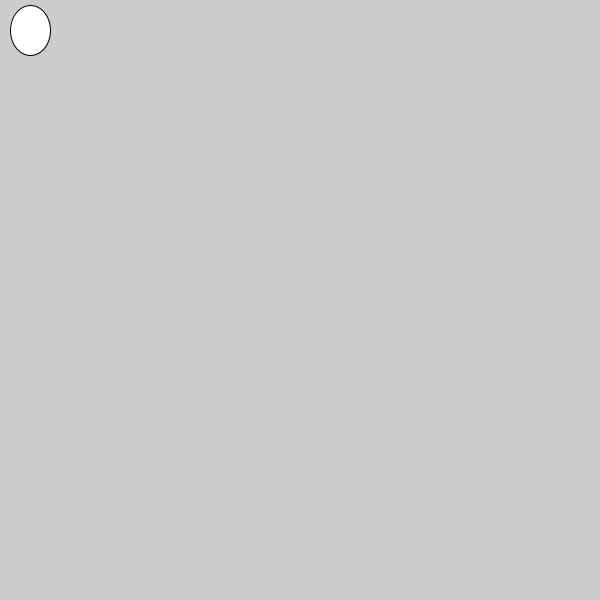
Frame 1 (no input)
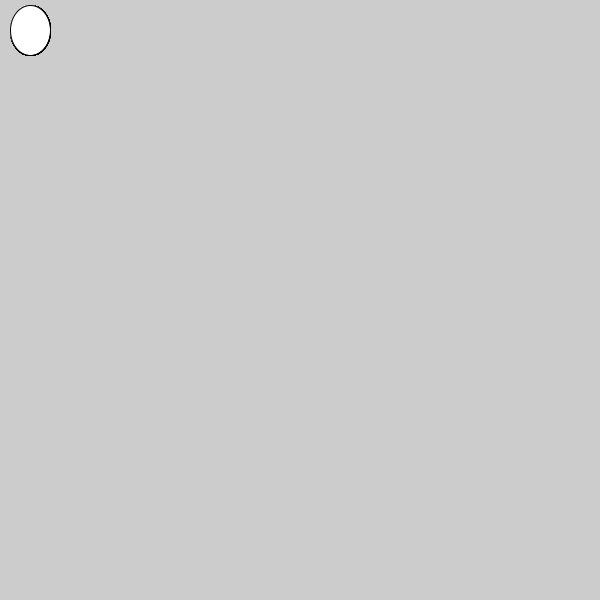
Frame 60 (the mouse pressed at the canvas centre just before this capture)
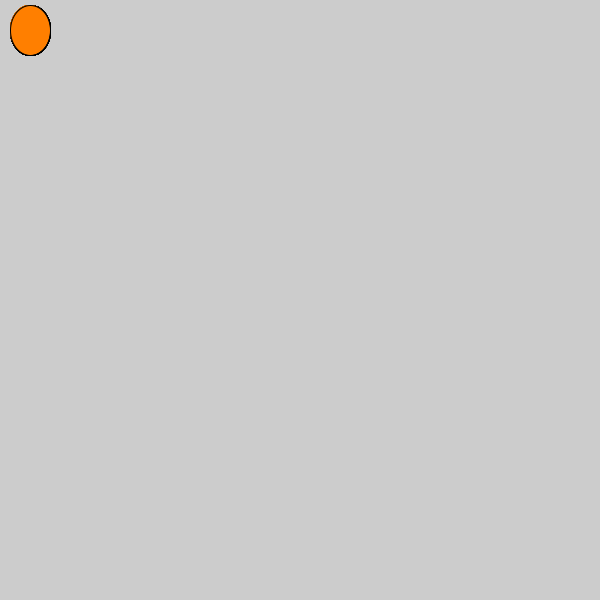
Frame 120 (the mouse held since frame 60 and released just before this capture)

The Processing sketch that drew these frames (run headless with seeded random() and noise(); from frame 60 on, the mouse is pressed at the canvas centre):

// Processing sketch: c_LogicalDot
// ── c_LogicalDot.pde

void setup() {
  
// 1. Set the size of the sketch. Make it 600 pixels square. 
  
size(600,600);
}

void draw() {
  
// 2. Draw an ellipse
// Run the program to make sure it works before moving on.
ellipse(30,30,40,50);

// 3. Change the color of the ellipse when the mouse is pressed.
//    Use the following code, but put your colors where indicated
//    Remember to use the   fill()  command to set colors.
fill(255,127,0);
if (mousePressed) {
 
   //  put one color here 
  fill(255,127,0);
} else {
  fill(255);
   // put a different color here
  
}  
  
  
  
}
